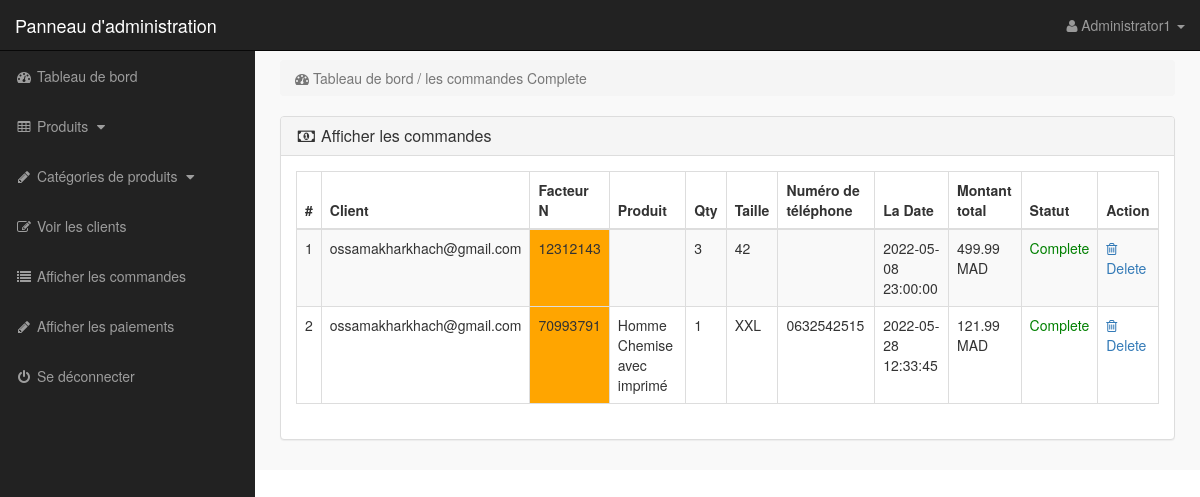
Page /admin/index.php?view_orders_complete (signed in) on the committed database.
### tables this page shows
CREATE TABLE IF NOT EXISTS `commande` (
  `id_commande` int(11) NOT NULL AUTO_INCREMENT,
  `facteur_no` varchar(30) DEFAULT NULL,
  `qty` int(11) NOT NULL,
  `prix_total` float NOT NULL,
  `size` varchar(20) NOT NULL,
  `com_status` varchar(20) NOT NULL DEFAULT 'pending',
  `com_date` timestamp NOT NULL DEFAULT CURRENT_TIMESTAMP,
  `id_produit` int(11) NOT NULL,
  `id_paiment` int(11) NOT NULL,
  `user_id` int(11) NOT NULL,
  `id_client` int(11) NOT NULL,
  PRIMARY KEY (`id_commande`),
  KEY `foreign3` (`id_paiment`),
  KEY `user_id` (`user_id`),
  KEY `id_produit` (`id_produit`)
);

CREATE TABLE IF NOT EXISTS `utilisateur` (
  `id_user` int(11) NOT NULL AUTO_INCREMENT,
  `user_email` varchar(30) NOT NULL,
  `user_password` varchar(120) NOT NULL,
  `user_nom` varchar(20) NOT NULL,
  `user_prenom` varchar(20) NOT NULL,
  PRIMARY KEY (`id_user`)
);

CREATE TABLE IF NOT EXISTS `produit` (
  `id_produit` int(11) NOT NULL AUTO_INCREMENT,
  `prod_nom` text NOT NULL,
  `prod_description` text NOT NULL,
  `prod_prix` float NOT NULL,
  `prod_img` varchar(300) NOT NULL,
  `date_Ajoute` timestamp NOT NULL DEFAULT CURRENT_TIMESTAMP ON UPDATE CURRENT_TIMESTAMP,
  `nb_ventes` int(20) NOT NULL DEFAULT '0',
  `id_cat` int(11) NOT NULL,
  `prod_img1` varchar(300) DEFAULT NULL,
  `prod_img2` varchar(300) DEFAULT NULL,
  `prod_img3` varchar(300) DEFAULT NULL,
  `prod_img4` varchar(300) DEFAULT NULL,
  PRIMARY KEY (`id_produit`),
  KEY `etrangeree` (`id_cat`)
);

CREATE TABLE IF NOT EXISTS `client` (
  `id_client` int(11) NOT NULL AUTO_INCREMENT,
  `cli_nom` varchar(20) NOT NULL,
  `cli_prenom` varchar(20) NOT NULL,
  `cli_adresse` varchar(50) NOT NULL,
  `cli_tel` varchar(12) NOT NULL,
  `id_ville` int(10) NOT NULL,
  `id_user` int(10) NOT NULL,
  PRIMARY KEY (`id_client`),
  KEY `foreign5` (`id_user`),
  KEY `foreign6` (`id_ville`)
);

### admin/view_orders_complete.php (the view)
<?php
if(!isset($_SESSION['admin_email'])){
    echo "<script>window.open('login.php','_self')</script>";
}
else {
    ?>
    <div class="row">
        <div class="col-lg-12">
            <ol class="breadcrumb">
                <li class="active">
                    <i class="fa fa-dashboard"></i> Tableau de bord / les commandes Complete
                </li>
            </ol>
        </div>
    </div>
    <div class="row">
        <div class="col-lg-12">
            <div class="panel panel-default">
                <div class="panel-heading">
                    <h3 class="panel-title">
                        <i class="fa fa-money fa-fw"></i> Afficher les commandes
                    </h3>
                </div>
                <div class="panel-body">
                    <div class="table-responsive">
                        <table class="table table-bordered table-hover table-striped">
                            <thead>
                            <tr>
                                <th>#</th>
                                <th>Client</th>
                                <th>Facteur N</th>
                                <th>Produit</th>
                                <th>Qty</th>
                                <th>Taille</th>
                                <th>Numéro de téléphone</th>
                                <th>La Date</th>
                                <th>Montant total</th>
                                <th>Statut</th>
                                <th>Action</th>
                            </tr>
                            </thead>
                            <tbody>
                            <?php
                            $i = 0;
                            $get_orders = "select * from commande where com_status='Complete'";
                            $run_orders = mysqli_query($con,$get_orders);
                            while ($row_orders = mysqli_fetch_array($run_orders)) {
                                $order_id = $row_orders['id_commande'];
                                $c_id = $row_orders['user_id'];
                                $invoice_no = $row_orders['facteur_no'];
                                $product_id = $row_orders['id_produit'];
                                $qty = $row_orders['qty'];
                                $size = $row_orders['size'];
                                $order_status = $row_orders['com_status'];
                                $order_date = $row_orders['com_date'];
                                $due_amount = $row_orders['prix_total'];
                                $get_products = "select * from produit where id_produit='$product_id'";
                                $run_products = mysqli_query($con,$get_products);
                                $row_products = mysqli_fetch_array($run_products);
                                $product_title = $row_products['prod_nom'];
                                $AdresseId=$row_orders['id_client'];
                                $get_adresse= "SELECT * FROM client WHERE id_client='$AdresseId'";
                                $run_adresse = mysqli_query($con,$get_adresse);
                                $row_adresse=mysqli_fetch_array($run_adresse);
                                $phone=$row_adresse['cli_tel'];
                                $i++;
                                ?>
                                <tr>
                                    <td><?php echo $i; ?></td>
                                    <td>
                                        <?php
                                        $get_customer = "select * from utilisateur where id_user='$c_id'";
                                        $run_customer = mysqli_query($con,$get_customer);
                                        $row_customer = mysqli_fetch_array($run_customer);
                                        $customer_email = $row_customer['user_email'];
                                        echo $customer_email;
                                        ?>
                                    </td>
                                    <td bgcolor="orange" ><?php echo $invoice_no; ?></td>
                                    <td><?php echo $product_title; ?></td>
                                    <td><?php echo $qty; ?></td>
                                    <td><?php echo $size; ?></td>
                                    <td>
                                        <?php
                                        echo $phone;
                                        ?>
                                    </td>
                                    <td>
                                        <?php
                                        echo $order_date;
                                        ?>
                                    </td>
                                    <td><?php echo $due_amount; ?> MAD</td>
                                    <td>
                                        <?php
                                        if($order_status=='pending'){
                                            echo $order_status='<div style="color:red;">Pending</div>';
                                        }
                                        else{
                                            echo $order_status='<div style="color:green;">Complete</div>';
                                        }
                                        ?>
                                    </td>
                                    <td>
                                        <a href="index.php?order_delete=<?php echo $order_id; ?>" >
                                            <i class="fa fa-trash-o" ></i> Delete
                                        </a>
                                    </td>
                                </tr>
                            <?php } ?>
                            </tbody>
                        </table>
                    </div>
                </div>
            </div>
        </div>
    </div>
<?php } ?>

### admin/includes/sidebar.php (shortened to what this page needs)
<?php
if(!isset($_SESSION['admin_email'])){
echo "<script>window.open('login.php','_self')</script>";
}
else {
?>
<nav class="navbar navbar-inverse navbar-fixed-top" >
<div class="navbar-header" >
<a class="navbar-brand" href="index.php?dashboard" >Panneau d'administration</a>
</div>
<ul class="nav navbar-right top-nav" >
<li class="dropdown" >
<a href="#" class="dropdown-toggle" data-toggle="dropdown" >
<i class="fa fa-user" ></i>
<?php echo $admin_name; ?> <b class="caret" ></b>
</a>
</li>
</ul>
<div class="collapse navbar-collapse navbar-ex1-collapse">
<ul class="nav navbar-nav side-nav">
<li>
<a href="index.php?dashboard">
<i class="fa fa-fw fa-dashboard"></i> Tableau de bord
</a>
</li>
<li>
<a href="#" data-toggle="collapse" data-target="#products">
<i class="fa fa-fw fa-table"></i> Produits
<i class="fa fa-fw fa-caret-down"></i>
</a>
</li>
<li>
<a href="#" data-toggle="collapse" data-target="#p_cat">
<i class="fa fa-fw fa-pencil"></i> Catégories de produits
<i class="fa fa-fw fa-caret-down"></i>
</a>
</li>
<li>
<a href="index.php?view_customers">
<i class="fa fa-fw fa-edit"></i> Voir les clients
</a>
</li>
<li>
<a href="index.php?view_orders">
<i class="fa fa-fw fa-list"></i> Afficher les commandes
</a>
</li>
<li>
<a href="index.php?view_payments">
<i class="fa fa-fw fa-pencil"></i> Afficher les paiements
</a>
</li>
<li>
<a href="logout.php">
<i class="fa fa-fw fa-power-off"></i> Se déconnecter
</a>
</li>
</ul>
</div>
</nav>
<?php } ?>

### admin/css/style.css (style rules this page uses)
body { margin-top:100px; }
@media (min-width: 768px) { body { margin-top:50px; } }
.top-nav { padding:0 15px; }
.top-nav>li { display:inline-block; float:left; }
.top-nav>li>a { padding-top:15px; padding-bottom:15px; line-height:20px; color:#999; }
@media (min-width: 768px) { .side-nav { position:fixed; top:51px; width:255px; border-radius:0; overflow-y:auto; background-color: #222; bottom:0; overflow-x:hidden; padding-bottom:40px; } }
@media (min-width: 768px) { .side-nav>li>a { width:255px; } }
.panel-body { border-radius:5px; }

### rows in the picture
commande: user.user_email "ossamakharkhach@gmail.com", facteur_no "12312143", qty "3", size "42", com_date "2022-05-08 23:00:00", prix_total "499.99", com_status "Complete"
commande: user.user_email "ossamakharkhach@gmail.com", facteur_no "70993791", id_produit.prod_nom "Homme Chemise avec imprimé", qty "1", size "XXL", id_client.cli_tel "0632542515", com_date "2022-05-28 12:33:45", prix_total "121.99", com_status "Complete"

### other values in the picture
$admin_name "Administrator1"
